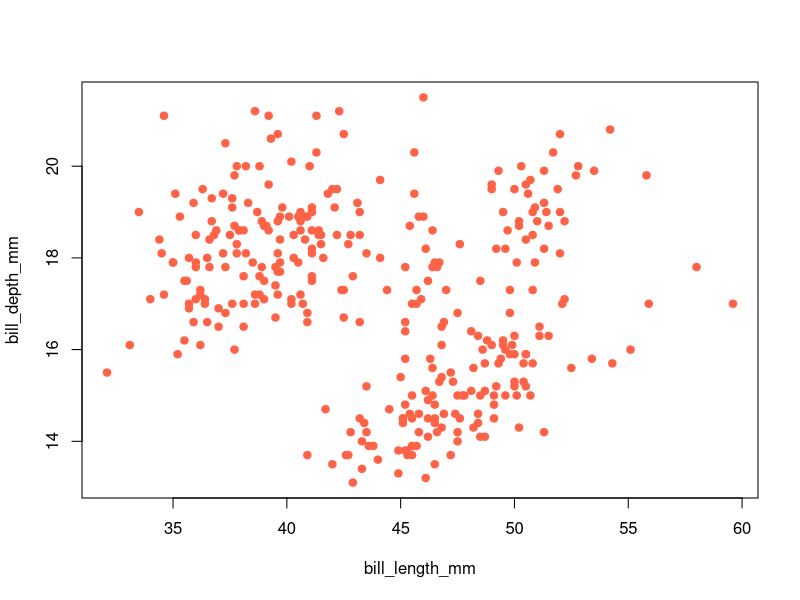
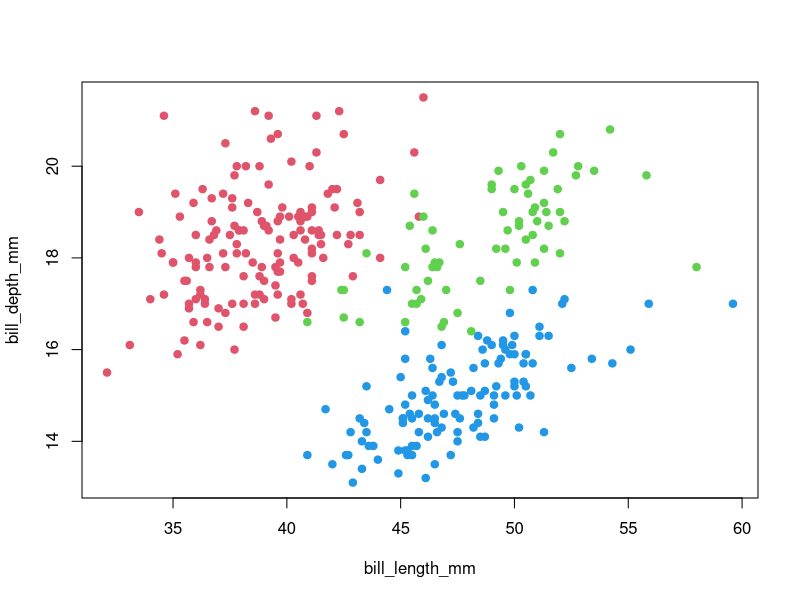

Here is the R script that generated these plots, in order:
## ---- chunk 1
knitr::opts_chunk$set(echo = TRUE)
## ---- chunk 2
library(palmerpenguins)
library(psych)
describe(penguins)
## ---- chunk 3
df <- na.omit(penguins)
plot(bill_depth_mm ~ bill_length_mm, data = df, pch = 19, col = 'tomato')

plot(bill_depth_mm ~ bill_length_mm, data = df, pch = 19, col = as.numeric(df$species) + 1)
